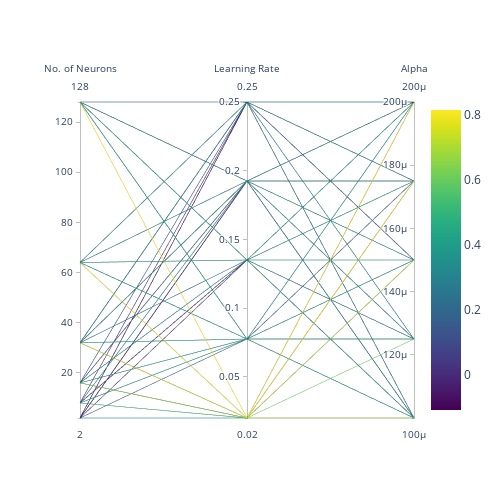

The cell this chart's notebook holds for it:
### Code cell
# !pip install plotly
# 33 
# Parallel Coordinate Plot
# https://plotly.com/python/parallel-coordinates-plot/
#plt.clf()
import plotly.graph_objects as go
import os

fig = plt.figure()
fig = go.Figure(data=
    go.Parcoords(#abelfont(size=[12]),
        line = dict(color = df_rands_dnn_perfm['Score'], showscale=True), # showscale is for colorbar
        dimensions = list([
            dict(    #    constraintrange = [4,8],
                label = 'No. of Neurons', values = df_rands_dnn_perfm['hidden layer sizes']),
            dict(#range = [0.01,2],
                label = 'Learning Rate', values = df_rands_dnn_perfm['Learning Rate']),
            dict(# range = [0,8],
                label = 'Alpha', values = df_rands_dnn_perfm['alpha'])
        ]),
        #parallelaxes(fontsize=14)
    ) #colorbar
)

fig.update_layout(
    autosize=True,
    width=500,
    height=500)
 #   yaxis=dict(tickformat=".02%"))

#go.Layout()
#fig.write_image('Fig6.jpeg')

#img_bytes = fig.to_image(format="jpeg", width=600, height=350, scale=2)
#Image(img_bytes)
# fig.to_image(format="png")

# fig.show()
